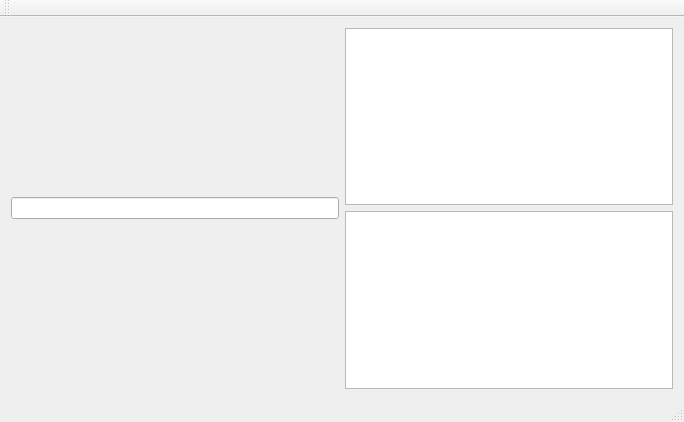
<?xml version="1.0" encoding="UTF-8"?>
<ui version="4.0">
 <class>QuestionsAnswersSiteClass</class>
 <widget class="QMainWindow" name="QuestionsAnswersSiteClass">
  <property name="geometry">
   <rect>
    <x>0</x>
    <y>0</y>
    <width>684</width>
    <height>422</height>
   </rect>
  </property>
  <property name="windowTitle">
   <string>QuestionsAnswersSite</string>
  </property>
  <widget class="QWidget" name="centralWidget">
   <layout class="QGridLayout" name="gridLayout">
    <item row="0" column="0">
     <widget class="QLineEdit" name="lineEdit"/>
    </item>
    <item row="0" column="1">
     <layout class="QVBoxLayout" name="verticalLayout">
      <item>
       <widget class="QListWidget" name="listWidget"/>
      </item>
      <item>
       <widget class="QListWidget" name="listWidget_2"/>
      </item>
     </layout>
    </item>
   </layout>
  </widget>
  <widget class="QMenuBar" name="menuBar">
   <property name="geometry">
    <rect>
     <x>0</x>
     <y>0</y>
     <width>684</width>
     <height>22</height>
    </rect>
   </property>
  </widget>
  <widget class="QToolBar" name="mainToolBar">
   <attribute name="toolBarArea">
    <enum>TopToolBarArea</enum>
   </attribute>
   <attribute name="toolBarBreak">
    <bool>false</bool>
   </attribute>
  </widget>
  <widget class="QStatusBar" name="statusBar"/>
 </widget>
 <layoutdefault spacing="6" margin="11"/>
 <resources>
  <include location="QuestionsAnswersSite.qrc"/>
 </resources>
 <connections/>
</ui>
